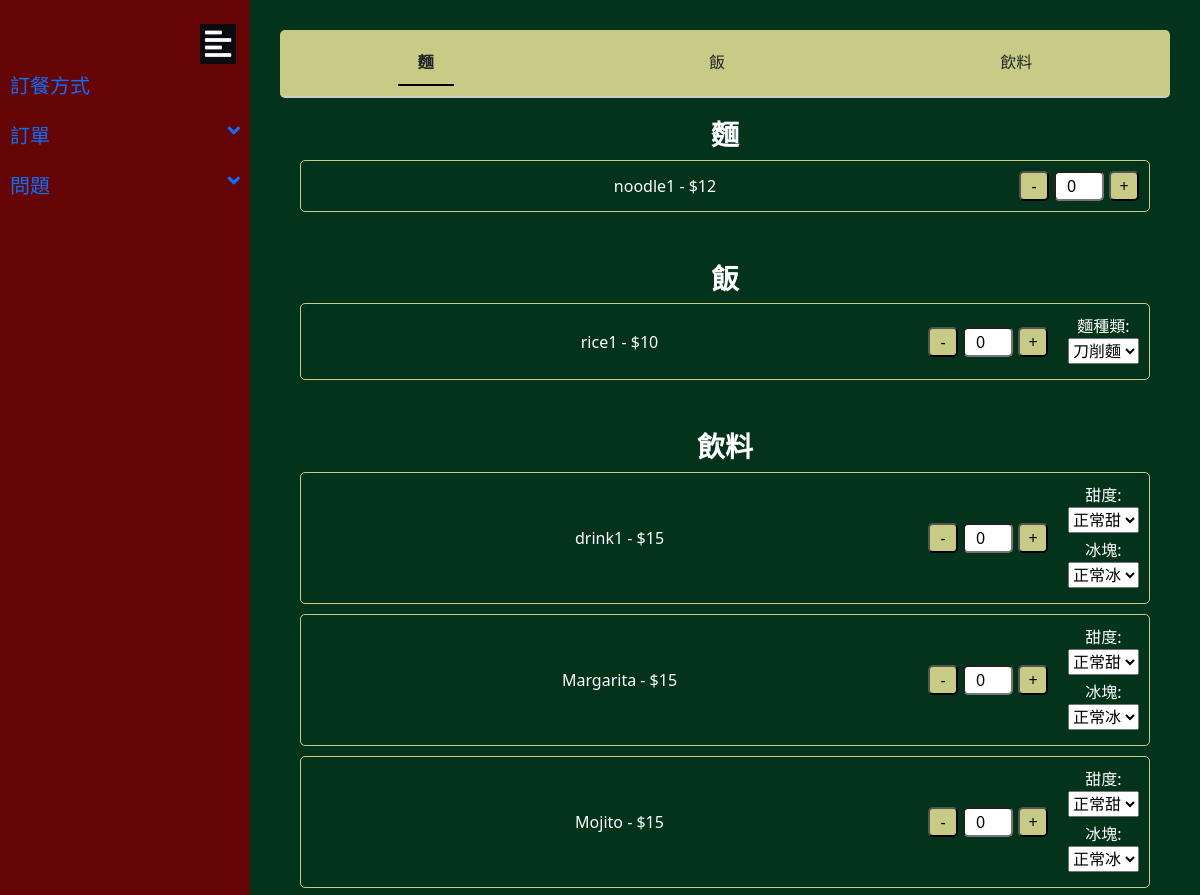
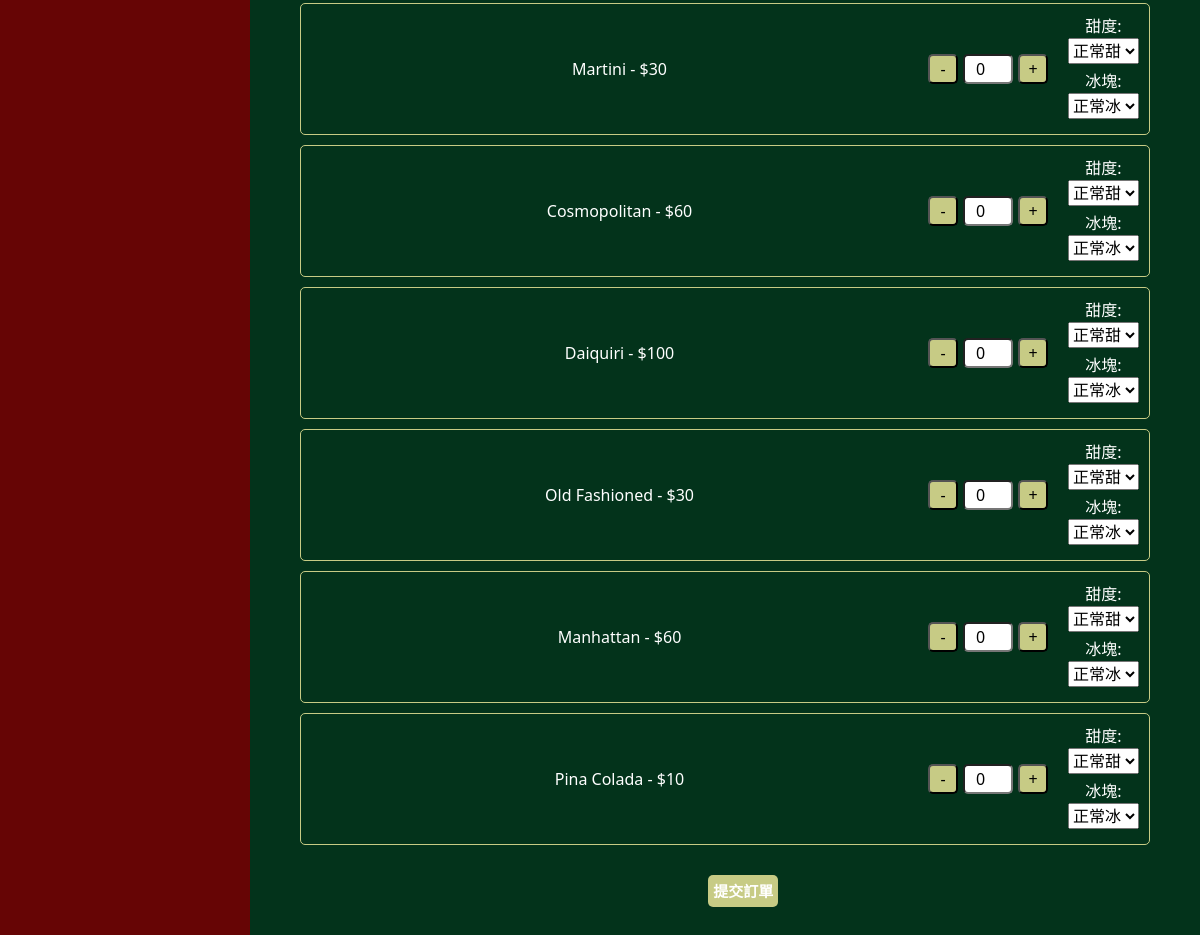
Page /order_food.php on the committed database (2 pictures, top to bottom).
### tables this page shows
CREATE TABLE `items` (
  `it_id` int(11) NOT NULL,
  `name` varchar(100) DEFAULT NULL,
  `price` int(11) DEFAULT NULL,
  `deleted` tinyint(4) DEFAULT NULL,
  `type` varchar(50) DEFAULT NULL
);

### order_food.php (the view, shortened to what this page needs)
<?php
include 'includes/connect.php';
?>
<!DOCTYPE html>
<html lang="zh-Hant">
<head>
    <link rel="stylesheet" href="menu.css">
    <link rel="stylesheet" href="https://cdnjs.cloudflare.com/ajax/libs/font-awesome/5.15.4/css/all.min.css">
    <link href="https://cdn.jsdelivr.net/npm/bootstrap@5.3.3/dist/css/bootstrap.min.css" rel="stylesheet">
</head>
<body>
    <div class="container-all">
        <div class="container-left">
            <nav id="sidebar">
                <button type="button" id="collapse" class="collapse-btn">
                    <i class="fas fa-align-left"></i>
                </button>
                <ul class="list-unstyled">
                    <li>
                        <a href="#"><i class="fas "></i><?php echo $name;?></a>
                    </li>
                    <li>
                        <a href="index.php" class="waves-effect waves-cyan"><i class="mdi-editor-border-color"></i>訂餐方式</a>
                    </li>
                    <li>
                        <a href="#sublist1" data-bs-toggle="collapse" id="dropdown">訂單 <i class="fas fa-angle-down"></i></a>
                    </li>
                    <li>
                        <a href="#sublist2" data-bs-toggle="collapse" id="dropdown">問題 <i class="fas fa-angle-down"></i></a>
                    </li>
                </ul>
            </nav>
        </div>
        <div class="container-right">
            <div class="tab-menu">
                <div class="active" onclick="scrollToSection('section-noodle', this)">麵</div>
                <div onclick="scrollToSection('section-rice', this)">飯</div>
                <div onclick="scrollToSection('section-drink', this)">飲料</div>
            </div>
            <form action="place-order.php" method="post" onsubmit="return validateForm()">
                <div id="section-noodle" class="menu-section active">
                    <h3 class="H3">麵</h3>
                    <?php
                        $result = mysqli_query($con, "SELECT * FROM items WHERE type = 'N';");
                        while($row = mysqli_fetch_array($result)) {
                            echo '<div class="menu-item">';
                            echo '<div class="item-info">'.$row["name"].' - $'.$row["price"].'</div>';
                            echo '<div class="quantity-controls">';
                            echo '<button type="button" onclick="decrementQuantity(\'item'.$row["it_id"].'\')">-</button>';
                            echo '<input type="number" name="items['.$row["it_id"].'][quantity]" id="item'.$row["it_id"].'" value="0" min="0" oninput="if(value>20)value=20">';
                            echo '<button type="button" onclick="incrementQuantity(\'item'.$row["it_id"].'\')">+</button>';
                            echo '</div></div>';
                        }
                    ?>
                </div>
                <div id="section-rice" class="menu-section">
                    <h3 class="H3">飯</h3>
                    <?php
                        $result = mysqli_query($con, "SELECT * FROM items WHERE type = '';");
                        while($row = mysqli_fetch_array($result)) {
                            echo '<div class="menu-item">';
                            echo '<div class="item-info">'.$row["name"].' - $'.$row["price"].'</div>';
                            echo '<div class="quantity-controls">';
                            echo '<button type="button" onclick="decrementQuantity(\'item'.$row["it_id"].'\')">-</button>';
                            echo '<input type="number" name="items['.$row["it_id"].'][quantity]" id="item'.$row["it_id"].'" value="0" min="0" oninput="if(value>20)value=20">';
                            echo '<button type="button" onclick="incrementQuantity(\'item'.$row["it_id"].'\')">+</button>';
                            echo '</div>';
                            echo '<div class="options">';
                            echo '<label for="nood_type'.$row["it_id"].'">麵種類:</label>';
                            echo '<select name="items['.$row["it_id"].'][nood_type]" id="nood_type'.$row["it_id"].'">';
                            echo '<option value="knife">刀削麵</option>';
                            echo '</select>';
                            echo '</div></div>';
                        }
                    ?>
                </div>
                <div id="section-drink" class="menu-section">
                    <h3 class="H3">飲料</h3>
                    <?php
                        $result = mysqli_query($con, "SELECT * FROM items WHERE type = 'D';");
                        while($row = mysqli_fetch_array($result)) {
                            echo '<div class="menu-item">';
                            echo '<div class="item-info">'.$row["name"].' - $'.$row["price"].'</div>';
                            echo '<div class="quantity-controls">';
                            echo '<button type="button" onclick="decrementQuantity(\'item'.$row["it_id"].'\')">-</button>';
                            echo '<input type="number" name="items['.$row["it_id"].'][quantity]" id="item'.$row["it_id"].'" value="0" min="0" oninput="if(value>20)value=20">';
                            echo '<button type="button" onclick="incrementQuantity(\'item'.$row["it_id"].'\')">+</button>';
                            echo '</div>';
                            echo '<div class="options">';
                            echo '<label for="sweet'.$row["it_id"].'">甜度:</label>';
                            echo '<select name="items['.$row["it_id"].'][sweet]" id="sweet'.$row["it_id"].'">';
                            echo '<option value="regular">正常甜</option>';
                            echo '</select>';
                            echo '<label for="ice'.$row["it_id"].'">冰塊:</label>';
                            echo '<select name="items['.$row["it_id"].'][ice]" id="ice'.$row["it_id"].'">';
                            echo '<option value="regular">正常冰</option>';
                            echo '</select>';
                            echo '</div></div>';
                        }
                    ?>
                </div>
                <div style="text-align: center;">
                    <button type="submit" class="order-btn">提交訂單</button>
                </div>
            </form>
        </div>
    </div>
</body>
</html>

### menu.css (style rules this page uses)
body { font-family: Arial, sans-serif; margin: 0; padding: 0; min-height: 100vh; }
.tab-menu { display: flex; justify-content: space-around; background-color: #c7cb85; padding: 10px 0; border-bottom: 2px solid #ccc; position: sticky; top: 50; z-index: 1000; border-radius: 5px; }
.tab-menu div { padding: 10px 20px; cursor: pointer; }
.tab-menu div.active { border-bottom: 2px solid black; font-weight: bold; }
.menu-section { padding: 20px; }
.menu-item { display: flex; justify-content: space-between; align-items: center; margin-bottom: 10px; padding: 10px; border: 1px solid #c7cb85; border-radius: 5px; width: 100%; box-sizing: border-box; color: #ffffff }
.item-info { flex: 1; min-width: 0; }
.quantity-controls { display: flex; align-items: center; }
.quantity-controls button { width: 30px; height: 30px; border-radius: 5px; background-color: #c7cb85; }
.quantity-controls input { width: 50px; text-align: center; margin: 0 5px; border-radius: 5px; }
.options { display: flex; flex-direction: column; margin-left: 20px; }
.options select { margin-bottom: 5px; }
.H3 { color: white; font-weight:bold; }
#sidebar { width: 250px; height: 300vh; background-color: rgb(102, 5, 5); color: white; transition: 1s; }
#sidebar ul li a { padding: 10px; font-size: 20px; display: block; text-decoration: none; }
.container-all { display: flex; align-items: stretch; flex-wrap: nowrap; }
.container-right { background-color: rgb(3, 51, 27); width: 80%; height: 300vh; text-align: center; padding: 30px; text-align: center; padding: 30px; }
.order-btn { position: relative; top: 1%; left: 6%; transform: translateX(-50%); background-color: #c7cb85; color: white; border: none; font-size: 15px; padding: 5px; border-radius: 5px; font-weight: bold; }
.collapse-btn { position: relative; top: 1%; left: 200px; background-color: rgb(12,10,15); color: white; border: none; font-size: 30px; padding: 5px; }
.fas, .far, .fab { float: right; position: relative; }

### rows in the picture
items: name "noodle1", price "12"
items: name "rice1", price "10", it_id "刀削麵"
items: name "drink1", price "15", it_id "正常甜", it_id "正常冰"
items: name "Margarita", price "15", it_id "正常甜", it_id "正常冰"
items: name "Mojito", price "15", it_id "正常甜", it_id "正常冰"
items: name "Martini", price "30", it_id "正常甜", it_id "正常冰"
items: name "Cosmopolitan", price "60", it_id "正常甜", it_id "正常冰"
items: name "Daiquiri", price "100", it_id "正常甜", it_id "正常冰"
items: name "Old Fashioned", price "30", it_id "正常甜", it_id "正常冰"
items: name "Manhattan", price "60", it_id "正常甜", it_id "正常冰"
items: name "Pina Colada", price "10", it_id "正常甜", it_id "正常冰"
